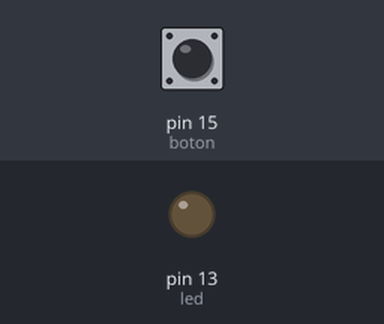
A sketch run on a simulated Arduino Uno, built with avr-gcc and run on an emulated ATmega328P. On the bench: output pins drawn as LEDs (lit = HIGH). Inputs (shaded band) come from the test bench; at power-on: pin 15 (boton) LOW.

Above: at 1.2 s.
1.3 s: pin 15 (boton) pulled HIGH for 0.15 s
At 1.37 s:
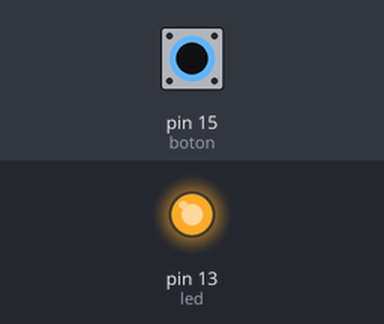
2.9 s: pin 15 (boton) pulled HIGH for 3.2 s
At 7.3 s:
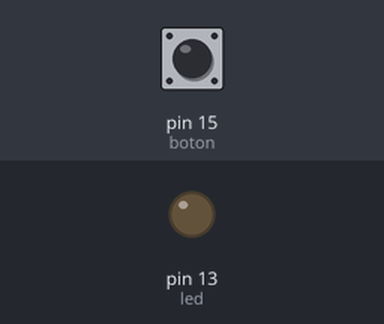
Timing chart, 0 to 8.8 s (numbered marks = the images above; inputs shaded):
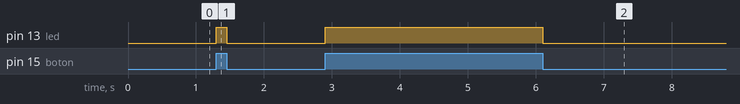

The sketch:

sensor_dig.ino
```cpp
int boton=15;
int led=13;


int status_boton=0;
void setup() {
 pinMode (led, OUTPUT);
 pinMode (boton, INPUT);
}

void loop() {
  status_boton=digitalRead(boton);
  if(status_boton==1){
    digitalWrite(led,HIGH);

  }
  else{
    digitalWrite(led, LOW);
  }
}
```

Measured:
- after the input at 1.3 s, pin 13 (led): LOW → HIGH at once, → LOW 0.15 s later
- after the input at 2.9 s, pin 13 (led): LOW → HIGH at once, → LOW 3.2 s later
